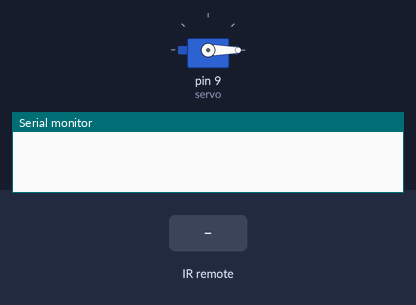
Recording of a sketch running on a simulated Arduino Uno, built with avr-gcc and run on an emulated ATmega328P. Parts: servo, the last lines printed to the serial monitor. The inputs (shaded band) are chosen by the test bench.

Above: at 1.2 s.
1.3 s: infrared code 0xA3C8EDDB received
At 2.06 s:
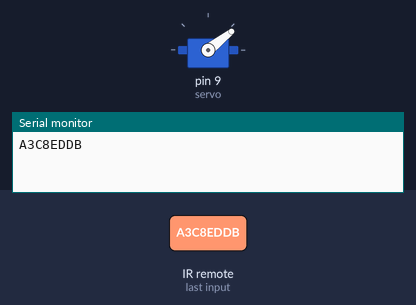
At 2.66 s:
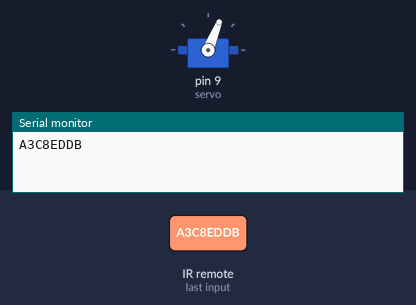
4.3 s: infrared code 0xF076C13B received
At 4.48 s:
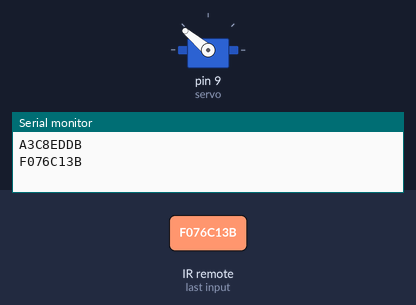
Timing chart, 0 to 8.8 s (numbered marks = the images above; inputs shaded):
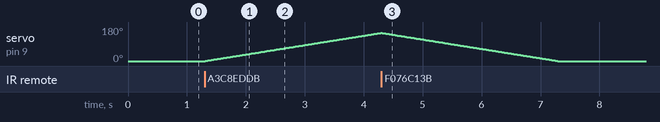

Measured:
- after the input at 1.3 s, servo on pin 9 (servo): moves from 0° to 149° over 3.0 s, starting at once

The sketch:

MP8_ServoIR.ino
```cpp
#include <IRremote.h>      //must copy IRremote library to arduino libraries
#include <Servo.h>
#define plus 0xA3C8EDDB   //clockwise rotation button
#define minus 0xF076C13B  //counter clockwise rotation button

int RECV_PIN = 2;       //IR receiver pin
Servo servo;
int val;                //rotation angle
bool cwRotation, ccwRotation;  //the states of rotation

IRrecv irrecv(RECV_PIN);

decode_results results;

void setup()
{
  Serial.begin(9600);
  irrecv.enableIRIn(); // Start the receiver
  servo.attach(9);     //servo pin
}

void loop()
{
  if (irrecv.decode(&results)) {
    Serial.println(results.value, HEX);
    irrecv.resume(); // Receive the next value

    if (results.value == plus)
    {
      cwRotation = !cwRotation;      //toggle the rotation value
      ccwRotation = false;         //no rotation in this direction
    }

    if (results.value == minus)
    {
      ccwRotation = !ccwRotation;   //toggle the rotation value
      cwRotation = false;            //no rotation in this direction
    }
  }
  if (cwRotation && (val != 175))  {
    val++;                         //for colockwise button
  }
  if (ccwRotation && (val != 0))  {
    val--;                         //for counter colockwise button
  }
  servo.write(val);
  delay(20);          //General speed
}
```
